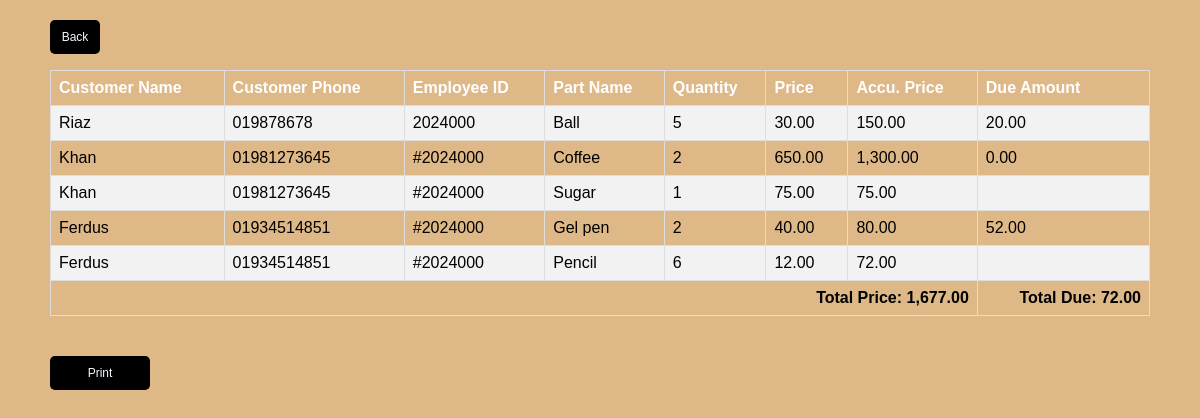
Page /order-list.php on the committed database.
### tables this page shows
CREATE TABLE `orders` (
  `id` int(11) NOT NULL,
  `customer_name` varchar(100) DEFAULT NULL,
  `customer_phone` varchar(15) DEFAULT NULL,
  `employee_id` varchar(50) DEFAULT NULL,
  `part_name` varchar(100) DEFAULT NULL,
  `quantity` int(11) DEFAULT NULL,
  `price` decimal(10,2) DEFAULT NULL,
  `paid_amount` decimal(10,2) NOT NULL DEFAULT 0.00,
  `due_amount` decimal(10,2) NOT NULL DEFAULT 0.00,
  `timestamp` timestamp NOT NULL DEFAULT current_timestamp(),
  `total_price` double DEFAULT NULL
);

### order-list.php (the view, shortened to what this page needs)
<?php
include "db_conn.php";
$sql = "SELECT id, customer_name, customer_phone, employee_id, part_name, quantity, price, paid_amount, due_amount, timestamp
        FROM orders
        ORDER BY timestamp DESC
        LIMIT 5";
$result = $conn->query($sql);
$total_price = 0;
$total_due = 0;
$encountered_timestamps = [];
?>
<!DOCTYPE html>
<html lang="en">
<head>
    <link rel="stylesheet" href="style.css">
</head>
<body>
    <a href="order-take.php" class="b_btn">Back</a>
    <div class="table">
        <?php if ($result->num_rows > 0) : ?>
            <table>
                <tr>
                    <th>Customer Name</th>
                    <th>Customer Phone</th>
                    <th>Employee ID</th>
                    <th>Part Name</th>
                    <th>Quantity</th>
                    <th>Price</th>
                    <th>Accu. Price</th>
                    <th>Due Amount</th>
                </tr>
                <?php while ($row = $result->fetch_assoc()) :
                    $customer_name = htmlspecialchars($row['customer_name']);
                    $customer_phone = htmlspecialchars($row['customer_phone']);
                    $employee_id = htmlspecialchars($row['employee_id']);
                    $part_name = htmlspecialchars($row['part_name']);
                    $quantity = htmlspecialchars($row['quantity']);
                    $price = htmlspecialchars($row['price']);
                    $due_amount = htmlspecialchars($row['due_amount']);
                    $timestamp = htmlspecialchars($row['timestamp']);
                    $row_total = $quantity * $price;
                ?>
                    <tr>
                        <td><?php echo $customer_name; ?></td>
                        <td><?php echo $customer_phone; ?></td>
                        <td><?php echo $employee_id; ?></td>
                        <td><?php echo $part_name; ?></td>
                        <td><?php echo $quantity; ?></td>
                        <td><?php echo number_format($price, 2); ?></td>
                        <td><?php echo number_format($row_total, 2); ?></td>
                        <td>
                            <?php
                            if (!in_array($timestamp, $encountered_timestamps)) {
                                echo number_format($due_amount, 2);
                                $total_due += $due_amount;
                                $encountered_timestamps[] = $timestamp;
                            }
                            ?>
                        </td>
                    </tr>
                    <?php $total_price += $row_total; ?>
                <?php endwhile; ?>
                <tr class="total-row">
                    <td colspan="7" style="text-align:right">Total Price: <?php echo number_format($total_price, 2); ?></td>
                    <td style="text-align:right">Total Due: <?php echo number_format($total_due, 2); ?></td>
                </tr>
            </table>
            <button class="p_btn" onclick="window.print()" style="margin-top: 20px;">Print</button>
        <?php else : ?>
            <p class="no-orders">No orders found.</p>
        <?php endif; ?>
    </div>
</body>
</html>

### style.css (style rules this page uses)
* { margin: 0; padding: 0; box-sizing: border-box; }
body { font-family: Arial, Helvetica, sans-serif; background-color: burlywood; }
::placeholder { color: aliceblue; opacity: 0.8; }
.b_btn { text-decoration: none; font-size: 12px; border: none; outline: none; width: 50px; padding: 10px; border-radius: 5px; color: aliceblue; background-color: black; text-align: center; position: absolute; top: 20px; left: 50px; }
.table { padding: 50px; }
table { width: 100%; border-collapse: collapse; margin: 20px 0; }
table, th, td { border: 1px solid #ddd; }
th, td { padding: 8px; text-align: left; }
th { background-color: burlywood; color: white; }
tr:nth-child(even) { background-color: #f2f2f2; }
.total-row { font-weight: bold; }

### order-list.php (style rules this page uses)
.p_btn { text-decoration: none; font-size: 12px; border: none; outline: none; width: 100px; padding: 10px; border-radius: 5px; color: aliceblue; background-color: black; }

### rows in the picture
orders: customer_name "Riaz", customer_phone "019878678", employee "2024000", part_name "Ball", quantity "5", price "30.00", row_total "150.00", due_amount "20.00"
orders: customer_name "Khan", customer_phone "01981273645", employee "#2024000", part_name "Coffee", quantity "2", price "650.00", row_total "1,300.00", due_amount "0.00"
orders: customer_name "Khan", customer_phone "01981273645", employee "#2024000", part_name "Sugar", quantity "1", price "75.00"
orders: customer_name "Ferdus", customer_phone "01934514851", employee "#2024000", part_name "Gel pen", quantity "2", price "40.00", row_total "80.00", due_amount "52.00"
orders: customer_name "Ferdus", customer_phone "01934514851", employee "#2024000", part_name "Pencil", quantity "6", price "12.00", row_total "72.00"

### other values in the picture
$total_price "1,677.00"
$total_due "72.00"
